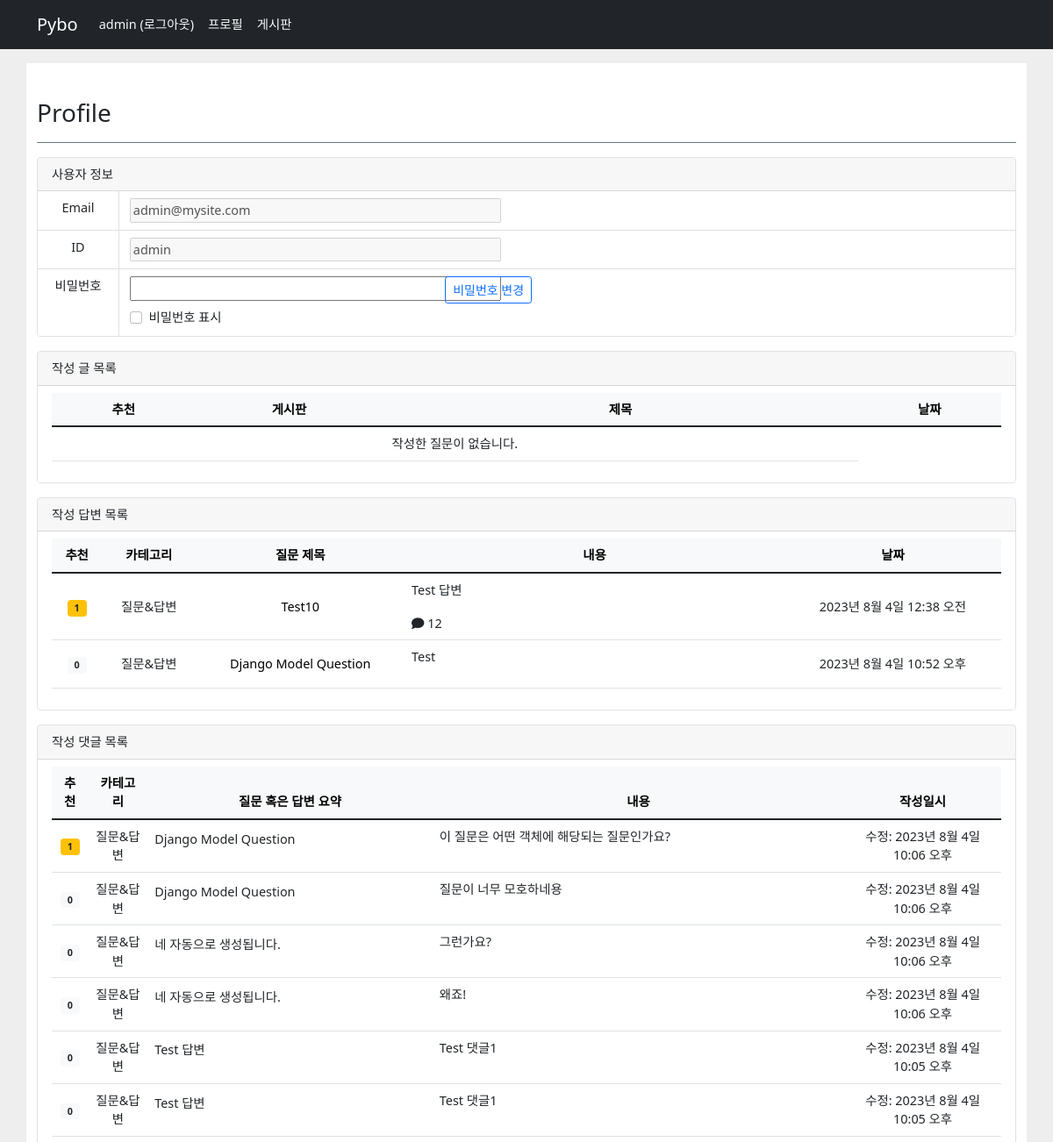
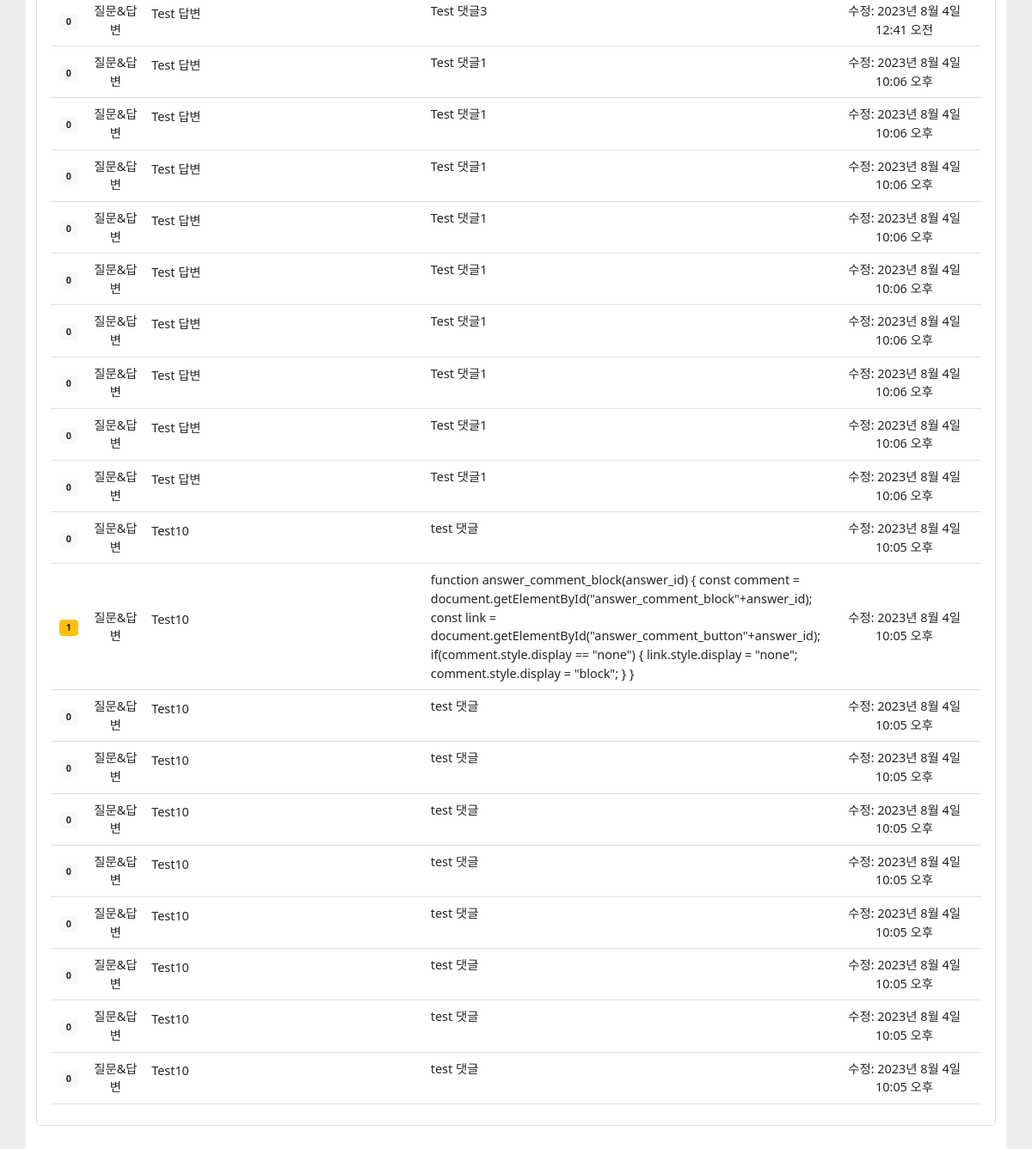
/common/profile/3 (signed in), run on the app's committed database (2 pictures, top to bottom).
### pybo/models.py (models this page shows, shortened)
class Answer(models.Model):
    author = models.ForeignKey(User, on_delete=models.CASCADE, related_name='author_answer')
    question = models.ForeignKey(Question, on_delete=models.CASCADE)
    content = models.TextField(null=True, default='')
    create_date = models.DateTimeField()
    modify_date = models.DateTimeField(null=True, blank=True)
    voter = models.ManyToManyField(User, related_name='voter_answer')
    comments = models.ManyToManyField(Comment, related_name='comment_answer')

class Question(models.Model):
    author = models.ForeignKey(User, on_delete=models.CASCADE, related_name='author_question')
    category = models.ForeignKey(Category, on_delete=models.CASCADE, related_name='category_question')
    subject = models.CharField(max_length=200)          # 글자 수의 길이가 제한된 텍스트를 이용할 때
    content = models.TextField(null=True, default='')   # 글자 수를 제한할 수 없는 텍스트를 이용할 때
    create_date = models.DateTimeField()                # 생성된 날짜와 시간에 관계된 필드.
    modify_date = models.DateTimeField(null=True, blank=True)               # 수정 날짜
    voter = models.ManyToManyField(User, related_name='voter_question')     # 추천인 추가
    comments = models.ManyToManyField(Comment, related_name='comment_question')
    hits = models.DecimalField(max_digits=7, decimal_places=0, default=0)

class Category(models.Model):
    subject = models.CharField(max_length=200)

class Comment(models.Model):
    author = models.ForeignKey(User, on_delete=models.CASCADE, related_name='author_comment')
    category = models.ForeignKey(Category, on_delete=models.CASCADE, related_name='category_comment')
    parent_content = models.TextField(null=True, default='')
    content = models.TextField(null=True, default='')
    create_date = models.DateTimeField()
    modify_date = models.DateTimeField(null=True, blank=True)
    voter = models.ManyToManyField(User, related_name='voter_comment')

### common/views.py (the view, shortened to what this page needs)
# urls.py: path('profile/<int:user_id>', views.profile, name='profile'),
@login_required(login_url='common:login')
def profile(request, user_id):
    question_list = Question.objects.filter(author_id=user_id).order_by('create_date')
    answer_list = Answer.objects.filter(author_id=user_id).order_by('create_date')
    comment_list = Comment.objects.filter(author_id=user_id).order_by('create_date')
    context = {'question_list': question_list, 'answer_list': answer_list, 'comment_list': comment_list}
    return render(request, 'common/profile.html', context)

### pybo/templatetags/pybo_filter.py (called while the page is built)
@register.filter
def mark(value):
    extensions = ["nl2br", "fenced_code"]
    return mark_safe(markdown.markdown(value, extensions=extensions))

### templates/common/profile.html (shortened to what this page needs)
{% extends 'base.html' %}
{% load pybo_filter %}
{% block content %}
    <div id="content_box" class="container my-3 py-3">
        <div class="row">
            <div class="m-3 py-2 mx-auto" style="height: auto !important;">
                <h3 class="pb-3 mb-0 border-bottom border-secondary font-weight-bold">Profile</h3>
                <div class="card my-3 border rounded">
                    <div class="card-header">
                        사용자 정보
                    </div>
                    <ul class="list-group list-group-flush">
                        <li class="list-group-item p-0">
                            <div class="row align-items-start m-0 py-0">
                                <div class="col-1 border-end border-1 my-0 p-2" style="text-align:center;">
                                    Email
                                    <div style="height:6px;"></div>
                                </div>
                                <div class="col-6 my-0 py-2">
                                    <input type="text" size="45" value="{{ user.email }}" disabled>
                                </div>
                            </div>
                        </li>
                        <li class="list-group-item p-0">
                            <div class="row align-items-start m-0 py-0">
                                <div class="col-1 border-end border-1 m-0 p-2" style="text-align:center;">
                                    ID
                                    <div style="height:6px;"></div>
                                </div>
                                <div class="col-6 m-0 py-2">
                                    <input type="text" size="45" value="{{ user.username }}" disabled>
                                </div>
                            </div>
                        </li>
                        <li class="list-group-item p-0">
                            <form id="passwordForm" method="post" action="{% url 'common:profile' user.id %}" class="row align-items-start m-0 py-0">
                                <div class="col-1 border-end border-1 m-0 p-2 py-2" style="text-align:center;">
                                    비밀번호
                                    <div style="height:38px;"></div>
                                </div>
                                <div class="col-4 m-0 my-1">
                                    <div class="m-0 py-1">
                                        <input name="password" id="password" type="password" size="45">
                                    </div>
                                    <div class="form-check m-0 my-1">
                                        <input class="form-check-input" type="checkbox" id="showPassword">
                                        <label class="form-check-label" for="showPassword">비밀번호 표시</label>
                                    </div>
                                </div>
                                <div class="col-auto m-0 p-0 my-1 py-1">
                                    <input type="submit" class="btn btn-outline-primary btn-sm" value="비밀번호 변경">
                                </div>
                            </form>
                        </li>
                    </ul>
                </div>
                <div class="card my-3 border rounded">
                    <div class="card-header">
                        작성 글 목록
                    </div>
                    <ul class="list-group list-group-flush">
                        <li class="list-group-item">
                            <table class="table">
                                <thead>
                                    <tr class="text-center table-light">
                                        <th>추천</th>
                                        <th>게시판</th>
                                        <th style="width: 50%">제목</th>
                                        <th>날짜</th>
                                    </tr>
                                </thead>
                                <tbody>
                                {% if question_list %}
                                {% for question in question_list %}
                                    <tr class="text-center">
                                        <td class="align-middle">
                                            {% if question.voter.count > 0 %}
                                            <span class="badge badge-warning px-2 py-1">{{ question.voter.count }}</span>
                                            {% else %}
                                            <span class="badge badge-light px-2 py-1">{{ question.voter.count }}</span>
                                            {% endif %}
                                        </td>
                                        <td class="align-middle">{{ question.category.subject }}</td>
                                        <td class="text-start">
                                            <a class="text-black text-decoration-none" href="{% url 'pybo:detail' question.id %}">{{ question.subject }}</a>
                                            {% if question.answer_set.count  > 0 %}
                                                <span class="text-danger small mx-2">{{ question.answer_set.count }}</span>
                                            {% endif %}
                                            {% if question.comments.count > 0 %}
                                                <i class="fa-solid fa-comment"></i> {{ question.comments.count }}
                                            {% endif %}
                                        </td>
                                        <td class="align-middle">{{ question.modify_date }}</td>
                                    </tr>
                                {% endfor %}
                                {% else %}
                                    <tr>
                                        <td colspan="3" style="text-align: center;">작성한 질문이 없습니다.</td>
                                    </tr>
                                {% endif %}
                                </tbody>
                            </table>
                        </li>
                    </ul>
                </div>
                <div class="card my-3 border rounded">
                    <div class="card-header">
                        작성 답변 목록
                    </div>
                    <ul class="list-group list-group-flush">
                        <li class="list-group-item">
                            <table class="table">
                                <thead>
                                    <tr class="text-center table-light">
                                        <th>추천</th>
                                        <th>카테고리</th>
                                        <th>질문 제목</th>
                                        <th style="width: 40%">내용</th>
                                        <th>날짜</th>
                                    </tr>
                                </thead>
                                <tbody>
                                {% if answer_list %}
                                {% for answer in answer_list %}
                                    <tr class="text-center">
                                        <td class="align-middle">
                                            {% if answer.voter.count > 0 %}
                                            <span class="badge badge-warning px-2 py-1">{{ answer.voter.count }}</span>
                                            {% else %}
                                            <span class="badge badge-light px-2 py-1">{{ answer.voter.count }}</span>
                                            {% endif %}
                                        </td>
                                        <td class="align-middle">{{ answer.question.category.subject }}</td>
                                        <td class="align-middle">
                                            <a class="text-black text-decoration-none" href="{% url 'pybo:detail' answer.question.id %}">{{ answer.question.subject }}</a>
                                        </td>
                                        <td class="text-start">
                                            {{ answer.content|mark }}
                                            {% if answer.comments.count > 0 %}
                                                <i class="fa-solid fa-comment"></i> {{ answer.comments.count }}
                                            {% endif %}
                                        </td>
                                        <td class="align-middle">{{ answer.modify_date }}</td>
                                    </tr>
                                {% endfor %}
                                {% else %}
                                    <tr>
                                        <td colspan="5" style="text-align:center;">작성한 답변이 없습니다.</td>
                                    </tr>
                                {% endif %}
                                </tbody>
                            </table>
                        </li>
                    </ul>
                </div>
                <div class="card my-3 border rounded">
                    <div class="card-header">
                        작성 댓글 목록
                    </div>
                    <ul class="list-group list-group-flush">
                        <li class="list-group-item">
                            <table class="table">
                                <thead>
                                    <tr class="text-center table-light">
                                        <th>추천</th>
                                        <th>카테고리</th>
                                        <th style="width: 30%">질문 혹은 답변 요약</th>
                                        <th style="width: 30%">내용</th>
                                        <th>작성일시</th>
                                    </tr>
                                </thead>
                                <tbody>
                                {% if comment_list %}
                                {% for comment in comment_list %}
                                    <tr class="text-center">
                                        <td class="align-middle">
                                            {% if comment.voter.count > 0 %}
                                            <span class="badge badge-warning px-2 py-1">{{ comment.voter.count }}</span>
                                            {% else %}
                                            <span class="badge badge-light px-2 py-1">{{ comment.voter.count }}</span>
                                            {% endif %}
                                        </td>
                                        <td class="align-middle">
                                            {{ comment.category.subject }}
                                        </td>
                                        <td class="text-start align-middle">
                                            {{ comment.parent_content|mark }}
                                        </td>
                                        <td class="text-start">
                                            {{ comment.content }}
                                        </td>
                                        <td class="align-middle">
                                            {% if comment.modify_date %}
                                                수정: {{ comment.modify_date }}
                                            {% else %}
                                                {{ comment.create_date }}
                                            {% endif %}
                                        </td>
                                    </tr>
                                {% endfor %}
                                {% else %}
                                    <tr>
                                        <td colspan="5" style="text-align:center;">작성한 댓글이 없습니다.</td>
                                    </tr>
                                {% endif %}
                                </tbody>
                            </table>
                        </li>
                    </ul>
                </div>
            </div>
        </div>
    </div>
{% endblock %}

### templates/navbar.html (shortened to what this page needs)
<nav class="navbar navbar-expand-lg navbar-dark bg-dark">
    <div class="container">
        <a class="navbar-brand" href="{% url 'pybo:index' %}">Pybo</a>
        <div class="collapse navbar-collapse" id="navbarSupportedContent" data-bs-theme="dark">
            <ul class="navbar-nav me-auto mb-2 mb-lg-0">
                <li class="nav-item">
                    {% if user.is_authenticated %}
                        <a class="nav-link text-light" href="{% url 'common:logout' %}">{{ user.username }} (로그아웃)</a>
                    {% else %}
                        <a class="nav-link text-light" href="{% url 'common:login' %}">로그인</a>
                    {% endif %}
                </li>
                <li class="nav-item">
                    {% if user.is_authenticated %}
                        <a class="nav-link text-light" href="{% url 'common:profile' user.id %}">프로필</a>
                    {% endif %}
                </li>
                <li class="nav-item">
                    <a class="nav-link text-light" href="{% url 'pybo:index' %}">게시판</a>
                </li>
            </ul>
        </div>
    </div>
</nav>

### static/style.css (style rules this page uses)
html { position: relative; min-height: 100%; }
body { margin-bottom: 80px; background: #eee; font-size: 0.9em; }
#content_box { background: #ffffff; }
.list-group-item { border-top: none !important; }
.card { border: none; border-radius: 0px; background: #fff; }
.badge-warning { color: #212529; background-color: #ffc107; }
.badge-light { color: #212529; background-color: #f8f9fa; }

### data on the page
Answer: voter.count "1", question.category.subject "질문&답변", question.subject "Test10", content|mark "Test 답변", comments.count "12", modify_date "2023년 8월 4일 12:38 오전"
Answer: voter.count "0", question.category.subject "질문&답변", question.subject "Django Model Question", content|mark "Test", modify_date "2023년 8월 4일 10:52 오후"
Comment: voter.count "1", category.subject "질문&답변", parent_content|mark "Django Model Question", content "이 질문은 어떤 객체에 해당되는 질문인가요?", modify_date "2023년 8월 4일 10:06 오후"
Comment: voter.count "0", category.subject "질문&답변", parent_content|mark "Django Model Question", content "질문이 너무 모호하네용", modify_date "2023년 8월 4일 10:06 오후"
Comment: voter.count "0", category.subject "질문&답변", parent_content|mark "네 자동으로 생성됩니다.", content "그런가요?", modify_date "2023년 8월 4일 10:06 오후"
Comment: voter.count "0", category.subject "질문&답변", parent_content|mark "네 자동으로 생성됩니다.", content "왜죠!", modify_date "2023년 8월 4일 10:06 오후"
Comment: voter.count "0", category.subject "질문&답변", parent_content|mark "Test 답변", content "Test 댓글1", modify_date "2023년 8월 4일 10:05 오후"
Comment: voter.count "0", category.subject "질문&답변", parent_content|mark "Test 답변", content "Test 댓글1", modify_date "2023년 8월 4일 10:05 오후"
Comment: voter.count "0", category.subject "질문&답변", parent_content|mark "Test 답변", content "Test 댓글3", modify_date "2023년 8월 4일 12:41 오전"
Comment: voter.count "0", category.subject "질문&답변", parent_content|mark "Test 답변", content "Test 댓글1", modify_date "2023년 8월 4일 10:06 오후"
Comment: voter.count "0", category.subject "질문&답변", parent_content|mark "Test 답변", content "Test 댓글1", modify_date "2023년 8월 4일 10:06 오후"
Comment: voter.count "0", category.subject "질문&답변", parent_content|mark "Test 답변", content "Test 댓글1", modify_date "2023년 8월 4일 10:06 오후"
Comment: voter.count "0", category.subject "질문&답변", parent_content|mark "Test 답변", content "Test 댓글1", modify_date "2023년 8월 4일 10:06 오후"
Comment: voter.count "0", category.subject "질문&답변", parent_content|mark "Test 답변", content "Test 댓글1", modify_date "2023년 8월 4일 10:06 오후"
Comment: voter.count "0", category.subject "질문&답변", parent_content|mark "Test 답변", content "Test 댓글1", modify_date "2023년 8월 4일 10:06 오후"
Comment: voter.count "0", category.subject "질문&답변", parent_content|mark "Test 답변", content "Test 댓글1", modify_date "2023년 8월 4일 10:06 오후"
Comment: voter.count "0", category.subject "질문&답변", parent_content|mark "Test 답변", content "Test 댓글1", modify_date "2023년 8월 4일 10:06 오후"
Comment: voter.count "0", category.subject "질문&답변", parent_content|mark "Test 답변", content "Test 댓글1", modify_date "2023년 8월 4일 10:06 오후"
Comment: voter.count "0", category.subject "질문&답변", parent_content|mark "Test10", content "test 댓글", modify_date "2023년 8월 4일 10:05 오후"
Comment: voter.count "1", category.subject "질문&답변", parent_content|mark "Test10", content "function answer_comment_block(answer_id) { const comment = document.getElementById(\"answer_comment_block\"+answer_id); const link = document.getElementById(\"answer_comment_button\"+answer_id); if(comment.style.display == \"none\") { link.style.display = \"none\"; comment.style.display = \"block\"; } }", modify_date "2023년 8월 4일 10:05 오후"
Comment: voter.count "0", category.subject "질문&답변", parent_content|mark "Test10", content "test 댓글", modify_date "2023년 8월 4일 10:05 오후"
Comment: voter.count "0", category.subject "질문&답변", parent_content|mark "Test10", content "test 댓글", modify_date "2023년 8월 4일 10:05 오후"
Comment: voter.count "0", category.subject "질문&답변", parent_content|mark "Test10", content "test 댓글", modify_date "2023년 8월 4일 10:05 오후"
Comment: voter.count "0", category.subject "질문&답변", parent_content|mark "Test10", content "test 댓글", modify_date "2023년 8월 4일 10:05 오후"
Comment: voter.count "0", category.subject "질문&답변", parent_content|mark "Test10", content "test 댓글", modify_date "2023년 8월 4일 10:05 오후"
Comment: voter.count "0", category.subject "질문&답변", parent_content|mark "Test10", content "test 댓글", modify_date "2023년 8월 4일 10:05 오후"
Comment: voter.count "0", category.subject "질문&답변", parent_content|mark "Test10", content "test 댓글", modify_date "2023년 8월 4일 10:05 오후"
Comment: voter.count "0", category.subject "질문&답변", parent_content|mark "Test10", content "test 댓글", modify_date "2023년 8월 4일 10:05 오후"

### other printed values
{{ user.username }} "admin"
